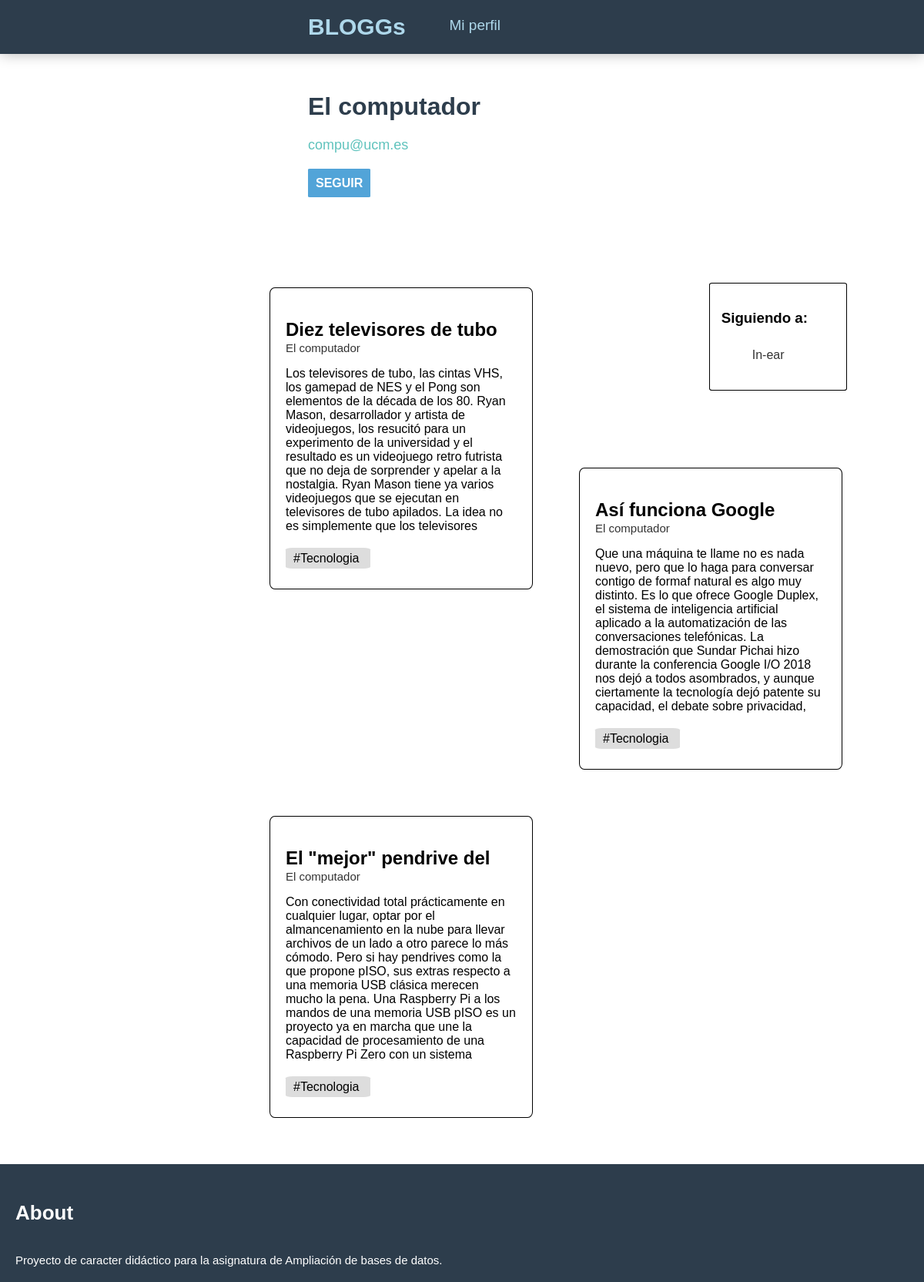
The page /views/profile.php?mail=compu@ucm.es on the database its author committed.
### tables this page shows
CREATE TABLE `user` (
  `mail` varchar(100) NOT NULL,
  `password` varchar(100) NOT NULL,
  `blogname` varchar(100) NOT NULL
);

CREATE TABLE `following` (
  `id_follow` int(11) NOT NULL,
  `mail_1` varchar(100) NOT NULL,
  `mail_2` varchar(100) NOT NULL
);

CREATE TABLE `post` (
  `id_post` int(11) NOT NULL,
  `title` varchar(500) NOT NULL,
  `mail` varchar(100) NOT NULL,
  `id_category` tinyint(4) NOT NULL,
  `ptext` text NOT NULL
);

CREATE TABLE `categories` (
  `id_category` tinyint(4) NOT NULL,
  `value` varchar(100) NOT NULL
);

### models/usuario.php (called while the page is built, shortened)
<?php
require_once 'entidadBase.php';
class Usuario extends EntidadBase {
    private $mail;
    private $nombre;
    public function __construct(){
		    $this->table = "user";
        $class = "Usuario";
    }
    public function getMail() {
        return $this->mail;
    }
    public function setMail($mail) {
        $this->mail = $mail;
    }
    public function getNombre() {
        return $this->nombre;
    }
    public function setNombre($nombre) {
        $this->nombre = $nombre;
    }
    public function load($mail){
      $req=$this->db()->query("SELECT * FROM user WHERE mail = '".$mail."'");
  	}
    public function getFollowers(){
      $req=$this->db()->query($sql = "SELECT * FROM following
        JOIN user on(following.mail_2 = user.mail)
        WHERE mail_1  = '".$this->getMail()."'");
      return $this->showData($req);
    }
}
?>

### config/conectar.php (called while the page is built, shortened)
<?php
class Conectar{
    private $servername, $username, $password, $database, $driver;
    public function __construct() {
		$ini_array = parse_ini_file("entorno.ini", true);
		if($ini_array==null)
			throw new Exception('MySQL: Error al abrir entorno configuración para conexión BBDD');
		else{
			$this->servername=$ini_array['BLOGGS']['servername'];
			$this->username=$ini_array['BLOGGS']['username'];
			$this->password=$ini_array['BLOGGS']['password'];
			$this->database=$ini_array['BLOGGS']['database'];
		  }
    }
    public function getConexion(){
        if($this->driver=="mysql" || $this->driver==null){
        	$db = new mysqli($this->servername, $this->username, $this->password, $this->database);
        }
        return $db;
    }
}
?>

### models/entidadBase.php (called while the page is built, shortened)
<?php
require_once $_SERVER['DOCUMENT_ROOT']."/config/conectar.php";
class EntidadBase{
    private $db;
    public function db() {
        return $this->db;
    }
    public function __construct($table, $class) {
    		try{
    			$conectar=new Conectar();
    			$this->db=$conectar->getConexion();
    		}catch(Excepcion $e){
    			error_log("MySQL: Code: ".$e->getCode(). " Desc: " .$e->getMessage() ,0);
    			throw new Exception($e);
    		}
    }
	protected function showData($resultSet){
		$filas= array();
		while ($fila = $resultSet->fetch_assoc())
			$filas[] = $fila;
    return $filas;
	}
}
?>

### views/profile.php (the view, shortened to what this page needs)
<!DOCTYPE html>
<head>
  <link rel="stylesheet" type="text/css" href="../css/postlist.css" />
  <link rel="stylesheet" type="text/css" href="../css/profile.css" />
<?php
      require './layout/head.php';
      require '../models/postslist.php';
      require '../models/usuario.php';
      if(!isset($_SESSION['mail']) && !isset($_GET['mail'])){
        header("Location: ../views/login.php");
      }
      else if(!isset($_SESSION['mail']) && isset($_GET['mail'])){
        $usermail = $_GET['mail'];
        $boton = '<a href="../views/login.php" id=prnewpost>SEGUIR</a>';
      }
      $user=new Usuario();
      $user->load($usermail);
      $fol = $user->getFollowers();
      $followers=count($fol);
      $height=80+$followers*28;
echo '<title>'.$user->getNombre().'</title>'.
'</head><body>'.
'<div id=prheader>'.
  '<h1 id=prtitle>'.$user->getNombre().'</h1>'.
  '<h2 id=prmail>'.$user->getMail().'</h2>'.
  $boton.
'</div>';
echo '<div id=following style="height:'.$height.'px">';
echo  '<h3>Siguiendo a:</h3>';
echo  '<ul>';
  $i =0;
  while($i<$followers){
    echo '<a class=follower href="../views/profile.php?mail='.$fol[$i]['mail_2'].'
    "><li>'
    .$fol[$i]['blogname'].
    '</li></a>';
    $i++;
  }
  ?>
</ul>
</div>
<?php
$lista = new PostsList();
$lista->perfil($user->getMail());
?>
<?php require './layout/foot_page.php';?>
</body>

### views/layout/head.php (shortened to what this page needs)
<html>
<head>
<link rel="stylesheet" type="text/css" href="../css/head.css" />
</head>
<body>
    <header>
        <a id=htitle href="../index.php">BLOGGs</a>
        <a id=hprofile href="../views/profile.php">Mi perfil</a>
    </header>
</body>
</html>

### models/postslist.php (shortened to what this page needs)
<?php
require_once 'entidadBase.php';
class PostsList extends EntidadBase {
  public function perfil($mail){
    $req=$this->db()->query("SELECT * FROM post JOIN categories on(post.id_category = categories.id_category)
                                JOIN user on(user.mail = post.mail) WHERE post.mail= '".$mail."'");
    $filas = $this->showData($req);
    $this->showAllList($filas);
  }
  private function showAllList($filas){
    $posts=count($filas);
    $height=600+(floor(($posts-1)/3))*450;
    echo '<div id=topentradas style="height:'.$height.'px">';
    echo '<ul>';
          $i =0;
          while($i<$posts){
            echo '<a href="../views/viewpost.php?id='.$filas[$i]['id_post'].'" style="text-decoration:none;color:black;"><li class=ipost style="float: left;">';
            echo '<h2 class=ptitle>'.$filas[$i]['title'].'</h2>';
            echo '<p class=psubtitle>'.$filas[$i]['blogname'].'</p>';
            echo '<p class=ptext>'.$filas[$i]['ptext'].'</p>';
            echo '<a href"" class=postcat>#'.$filas[$i]['value'].'</a>';
            echo '</li></a>';
            $i++;
          }
    echo '</ul></div>';
  }
}
?>

### views/layout/foot_page.php (shortened to what this page needs)
<html>
<head>
    <link rel="stylesheet" type="text/css" href="../css/foot_page.css"/>
</head>
<body>
    <footer>
      <h1 id=ftitle>About</h1>
      <p id=ftext>Proyecto de caracter didáctico para la asignatura de Ampliación de bases de datos.</p>
    </footer>
</body>
</html>

### css/postlist.css (style rules this page uses)
#topentradas { margin-left: 300px; margin-top: 100px; padding: 10px; }
.ipost { height: 350px; width: 300px; margin-right: 60px; margin-bottom: 60px; border-color: black; border-radius: 2%; border-width: 0.5px; border-style: solid; display: inline; list-style-type: none; padding: 20px; }
.postcat { padding-left: 10px; padding-right: 15px; padding-top: 5px; padding-bottom: 5px; background-color: #ddd; border-radius: 8% }
.ptitle { margin-bottom: 0; max-height: 27px; overflow: hidden; }
.psubtitle { margin-top: 2px; color: #333; font-size: 15px; }
.ptext { max-height: 215px; overflow: hidden; margin-bottom: 25px; }

### css/profile.css (style rules this page uses)
body { margin: 0px; font-family:sans-serif; }
#following { float: right; margin-top: 120px; margin-right: 100px; margin-bottom: 100px; border-style: solid; padding: 15px; border-radius: 2%; border-width: 1px; padding-right: 50px; }
.follower { list-style-type: none; line-height: 35px; text-decoration:none; color: #333; }
#prheader { margin-left: 400px; margin-top: 50px; }
#prtitle { user-select: none; color: #2d3d4c; }
#prmail { font-size: 18px; text-decoration:none; user-select: none; font-weight: lighter; color:#60c3bd; margin-bottom: 30px; }
#prnewpost { text-decoration:none; color: white; padding: 10px; font-weight: bold; background-color: #52a4d8; border-radius: 3%; }

### css/head.css (style rules this page uses)
header { box-sizing: border-box; font-family: sans-serif; width: 100%; overflow: hidden; background-color: #2d3d4c; margin-bottom: 20px; box-shadow: 0px 1px 17px -1px rgba(0,0,0,0.29); height: 70px; }
#htitle { user-select: none; float:left; color:#aed8eb; margin-top: 18px; font-family:sans-serif; font-size: 30px; font-weight: bold; margin-left: 400px; text-decoration:none; }
#hprofile { user-select: none; float: right; color: #aed8eb; margin-right: 550px; margin-top: 22px; font-size: 19px; text-decoration:none; }

### css/foot_page.css (style rules this page uses)
footer { font-family: sans-serif; width: 100%; background: #2d3d4c; color:white; margin: 0; padding-top:10px; clear: both; }
#ftitle { font-size: 26px; padding: 20px; }
#ftext { font-size: 15px; padding-left: 20px; padding-bottom: 20px; margin: 0; }

### rows shown on the page
user: blogname "El computador", mail "compu@ucm.es"
following: mail_2.blogname "In-ear"
post: title "Diez televisores de tubo…", user.blogname "El computador", ptext "Los televisores de tubo, las cintas VHS, los gamepad de NES y el Pong son elementos de la década de los 80. Ryan Mason, desarrollador y artista de videojuegos, los resucitó para un experimento de la universidad y el resultado es un videojuego retro futrista que no deja de sorprender y apelar a la nostalgia. Ryan Mason tiene ya varios videojuegos que se ejecutan en televisores de tubo apilados. La idea no es simplemente que los televisores…", id_category.value "Tecnologia"
post: title "Así funciona Google…", user.blogname "El computador", ptext "Que una máquina te llame no es nada nuevo, pero que lo haga para conversar contigo de formaf natural es algo muy distinto. Es lo que ofrece Google Duplex, el sistema de inteligencia artificial aplicado a la automatización de las conversaciones telefónicas. La demostración que Sundar Pichai hizo durante la conferencia Google I/O 2018 nos dejó a todos asombrados, y aunque ciertamente la tecnología dejó patente su capacidad, el debate sobre privacidad,…", id_category.value "Tecnologia"
post: title "El \"mejor\" pendrive del…", user.blogname "El computador", ptext "Con conectividad total prácticamente en cualquier lugar, optar por el almancenamiento en la nube para llevar archivos de un lado a otro parece lo más cómodo. Pero si hay pendrives como la que propone pISO, sus extras respecto a una memoria USB clásica merecen mucho la pena. Una Raspberry Pi a los mandos de una memoria USB pISO es un proyecto ya en marcha que une la capacidad de procesamiento de una Raspberry Pi Zero con un sistema…", id_category.value "Tecnologia"
